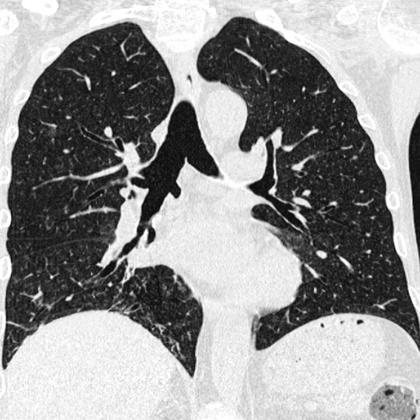
%> input picture query.jpg, 420 x 420 px, shrunk from 1024 x 1024 before the run
$ octave --eval "createColorHistograms('query.jpg');"   (GNU Octave 9; MATLAB toolbox functions it lacks are replaced by stand-ins)
%> lines starting %> are read from the running program, lines starting %| are printed output that depends on the picture
function createColorHistograms(im_str)
%> called with im_str = 'query.jpg'

if ~isstr(im_str)
    if ndims(im_str)==3
        try
            col_array_vals=double(im_str);
        catch
            disp('Input is not a valid three-dimensional array');
            return;
        end
    end
else
    try
        col_array_vals=double(imread(im_str));
%> col_array_vals: size 420x420x3 double; min 4, max 255, mean 147.6; mean of the top-left, top-right, bottom-left and bottom-right quarters 119.8, 142.1, 159, 169.5
        if ndims(col_array_vals)~=3
            disp('Input is not a valid three-dimensional array');
            return;
        end

    catch
        disp('Input string does not point to a valid image file');
        return;
    end
end


%===
%res_val: Binning resolution. Increasing the value gives coarsers bins
%===
res_val=25;


%===
%t_count: Color triplets are converted to a single value for purposes of
%binning
%===
t_count=res_val*floor(col_array_vals(:,:,1)/res_val)+256*(res_val*floor(col_array_vals(:,:,2)/res_val))+256*256*(res_val*floor(col_array_vals(:,:,3)/res_val));
t_count=sort(t_count(:));

%===
% Use unique to calculate the number of triplets (ind_last-ind_first) in each bin
%===
[col_val,ind_first]=unique(t_count,'first');
%> col_val = [0; 1644825; 3289650; 4934475; 6579300; 8224125; 9868950; 11513775; 13158600; 14803425; 16448250]; ind_first = [1; 7354; 55940; 70101; 74607; 77214; 79381; 81865; 83973; 106474; 168820]
[col_val,ind_last]=unique(t_count,'last');
%> ind_last = [7353; 55939; 70100; 74606; 77213; 79380; 81864; 83972; 106473; 168819; 176400]

disp('Drawing color cloud');
colorcloud(col_val,ind_last-ind_first,1/3,1/4);

function colorcloud(triplet_color,triplet_freq,varargin)

if nargin==2
    color_pow=1/3;
    freq_pow=1/4;
else
    color_pow=varargin{1};
%> color_pow = 0.333
    freq_pow=varargin{2};
%> freq_pow = 0.25
end

%===
% Randomize bin ordering
%===

N_rand=randperm(length(triplet_freq));
triplet_freq=sqrt(triplet_freq(N_rand));
%> triplet_freq = [249.7; 150; 46.54; 119; 45.9; 51.05; 85.74; 220.4; 49.83; 87.06; 67.12]
triplet_color=triplet_color(N_rand);
%> triplet_color = [14803425; 13158600; 8224125; 3289650; 11513775; 6579300; 0; 1644825; 9868950; 16448250; 4934475]

%===
% Reconstruct color triplets from col_val
% Sphere triplets
%===

triplet_color=([rem(triplet_color,256) floor(rem(triplet_color,256*256)/256) floor(triplet_color/(256*256))]/255);
%> triplet_color = [0.882 0.882 0.882; 0.784 0.784 0.784; 0.49 0.49 0.49; 0.196 0.196 0.196; 0.686 0.686 0.686; 0.392 0.392 0.392; 0 0 0; 0.098 0.098 0.098; 0.588 0.588 0.588; 0.98 0.98 0.98; 0.294 0.294 0.294]
triplet_color_norm=triplet_color./repmat(((sum(triplet_color.^(1),2))+.005),1,3);
%> triplet_color_norm = [0.333 0.333 0.333; 0.333 0.333 0.333; 0.332 0.332 0.332; 0.331 0.331 0.331; 0.333 0.333 0.333; 0.332 0.332 0.332; 0 0 0; 0.328 0.328 0.328; 0.332 0.332 0.332; 0.333 0.333 0.333; 0.331 0.331 0.331]
max(triplet_color_norm)
%> ans = [0.333 0.333 0.333]
triplet_diff=sum(abs(triplet_color_norm-repmat(triplet_color_norm(end,:),size(triplet_color_norm,1),1)),2);
%> triplet_diff = [0.00375; 0.00351; 0.00225; 0.00279; 0.00321; 0.0014; 0.994; 0.0111; 0.00281; 0.00394; 0]
triplet_diff=sum(abs(triplet_color_norm-repmat([.9 0 0],size(triplet_color_norm,1),1)),2);
%> triplet_diff = [1.23; 1.23; 1.23; 1.23; 1.23; 1.23; 0.9; 1.23; 1.23; 1.23; 1.23]

max(triplet_diff)
%> ans = 1.23
triplet_diff=(triplet_diff/max(triplet_diff).^(color_pow))+(triplet_freq*0).^(freq_pow);
%> triplet_diff = [1.15; 1.15; 1.15; 1.15; 1.15; 1.15; 0.839; 1.15; 1.15; 1.15; 1.15]


[d,inds_sort]=sort(triplet_diff);
%> d = [0.839; 1.15; 1.15; 1.15; 1.15; 1.15; 1.15; 1.15; 1.15; 1.15; 1.15]; inds_sort = [7; 8; 4; 11; 6; 3; 9; 5; 2; 1; 10]
triplet_freq=(triplet_freq(inds_sort));
%> triplet_freq = [85.74; 220.4; 119; 67.12; 51.05; 46.54; 49.83; 45.9; 150; 249.7; 87.06]
triplet_color=(triplet_color(inds_sort,:));
%> triplet_color = [0 0 0; 0.098 0.098 0.098; 0.196 0.196 0.196; 0.294 0.294 0.294; 0.392 0.392 0.392; 0.49 0.49 0.49; 0.588 0.588 0.588; 0.686 0.686 0.686; 0.784 0.784 0.784; 0.882 0.882 0.882; 0.98 0.98 0.98]

num_bars=length(triplet_color);
%> num_bars = 11
max_val=max(triplet_freq);
%> max_val = 249.7


figure(2);
axis([-.2 1.2 -.2 1.2]);
hold on;

num_total_freq=sum(triplet_freq);
%> num_total_freq = 1172.4
disp(num_total_freq)
%| 1172.4

% The bins of triplet frequencies seem to follow a power law.
% Plotting a very large number for one triplet bin is unnecessary, so the
% number of points plotted for the maximally frequent triplet is set to 100
% and the median frequency is set to have about 45 points plotted
% (hence the number 45) in the equation below

%===
triplet_freq_normalizer=45/(median(unique(triplet_freq))*15);
%> triplet_freq_normalizer = 0.035


for i=1:num_bars
    tempColor=triplet_color(i,:);
    dist_scatter=min((triplet_freq(i)*100/num_total_freq),.1);

    for j=1:min(ceil(triplet_freq(i)*15*triplet_freq_normalizer),100)

        %===
        % A scatter cloud is produced for each bin by assigning a radius to
        % each cloud that is proportional to the number of triplets in that
        % bin. Therefore, a color appearing frequently in the image will
        % have a larger scatter radius.
        %===
        r_dist=rand*dist_scatter;
        r_angle=rand*pi*2;
        x_val=sigmoidVal((tempColor(2)-tempColor(1)+1)*.5,8);
        %x_exp=.8+round(1-x_val);
        x_val=(x_val)+r_dist*cos(r_angle);
        y_val=(tempColor(3)+.1)/(tempColor(2)+tempColor(1)+tempColor(3)+.3);
        y_val=y_val+r_dist*sin(r_angle);

        plot(x_val,...
            y_val,...
            '.',...
            'markerfacecolor',min(tempColor,.9),...
            'markeredgecolor',min(tempColor,.9));

    end

end
%> this loop made 11 passes
%> tempColor on passes 1 to 11: [0 0 0], [0.098 0.098 0.098], [0.196 0.196 0.196], [0.294 0.294 0.294], [0.392 0.392 0.392], [0.49 0.49 0.49], [0.588 0.588 0.588], [0.686 0.686 0.686], [0.784 0.784 0.784], [0.882 0.882 0.882], [0.98 0.98 0.98]
%> `createColorHistograms('query.jpg');`:
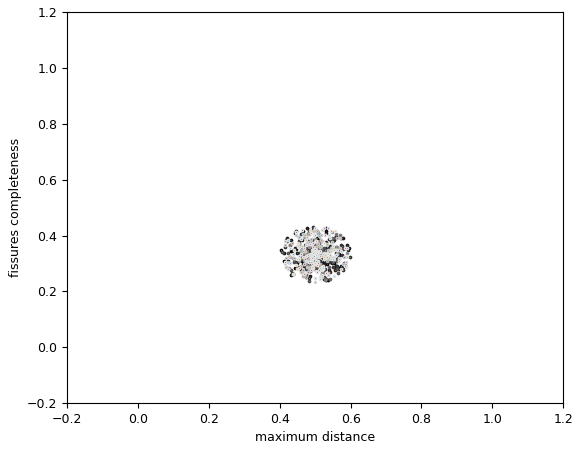
%> figure redrawn from the program's plot data
xlabel('maximum distance')
ylabel('fissures completeness')
% [7 lines of commented-out code are left out]


function y_val=sigmoidVal(x_val,varargin)

if nargin==1
    multip_val=15;
else
    multip_val=varargin{1};
end

y_val=1./(1+exp(-(x_val-.5)*multip_val));
